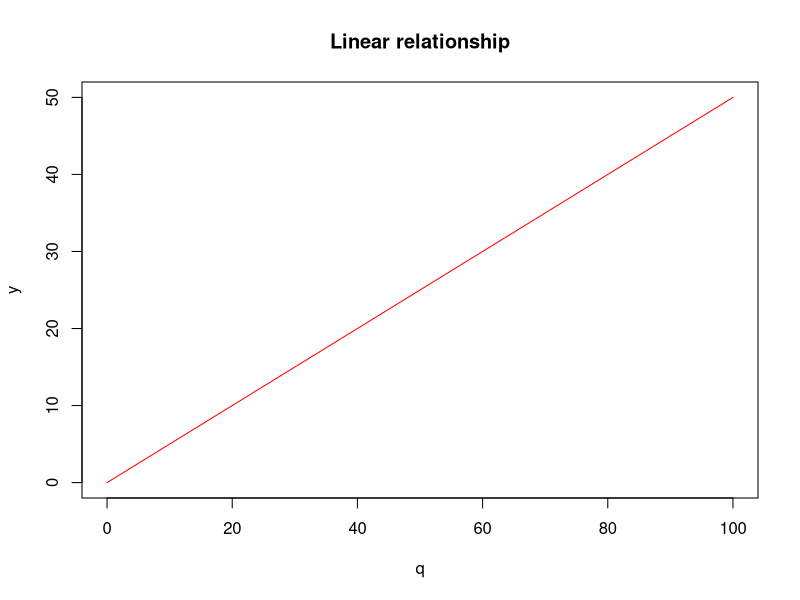

Write the R code that produced this figure.
# http://datascienceplus.com/fitting-polynomial-regression-r/

p <- 0.5
q <- seq(0, 100, 1)
y <- p*q
plot(q, y, type="l", col="red", main="Linear relationship")
